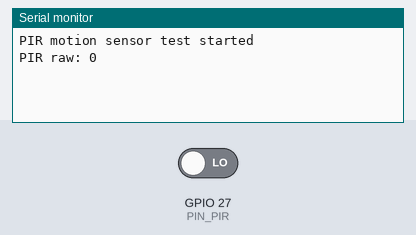
The sketch below on a simulated ESP32. On the bench: the last lines printed to the serial monitor. Inputs (shaded band) come from the test bench; at power-on: GPIO 27 (PIN_PIR) LOW.

Above: at 1.5 s.
1.6 s: GPIO 27 (PIN_PIR) driven HIGH
At 1.86 s:
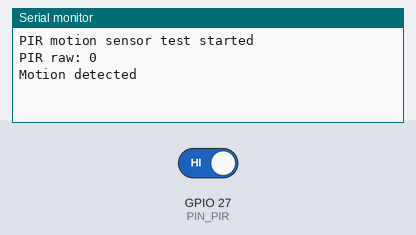
3.1 s: GPIO 27 (PIN_PIR) driven LOW
At 3.7 s:
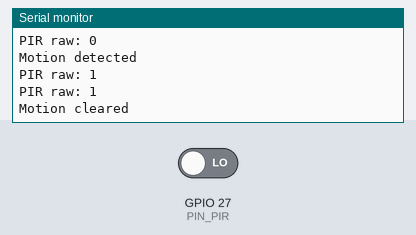

The sketch:

PIR_Motion_Sensor.ino
```cpp
#include <Arduino.h>

/*
  PIR motion sensor standalone test for ESP32 DevKit V1

  Wiring:
    PIR VCC -> module-rated supply, usually 5V or 3V3
    PIR GND -> ESP32 GND
    PIR OUT -> GPIO27

  Check the module output voltage. ESP32 GPIO input must not exceed 3.3V.
  Serial Monitor: 115200 baud
*/

const uint8_t PIN_PIR = 27;
bool lastMotion = false;
uint32_t lastPrintAt = 0;

void setup() {
  Serial.begin(115200);
  delay(300);

  pinMode(PIN_PIR, INPUT);
  Serial.println("PIR motion sensor test started");
}

void loop() {
  bool motion = digitalRead(PIN_PIR) == HIGH;

  if (motion != lastMotion) {
    lastMotion = motion;
    Serial.println(motion ? "Motion detected" : "Motion cleared");
  }

  if (millis() - lastPrintAt >= 1000) {
    lastPrintAt = millis();
    Serial.print("PIR raw: ");
    Serial.println(motion ? 1 : 0);
  }
}
```

Measured:
- after the input at 1.6 s, the serial monitor: prints a new line at once (image 1)
- after the input at 3.1 s, the serial monitor: prints a new line at once (image 2)
